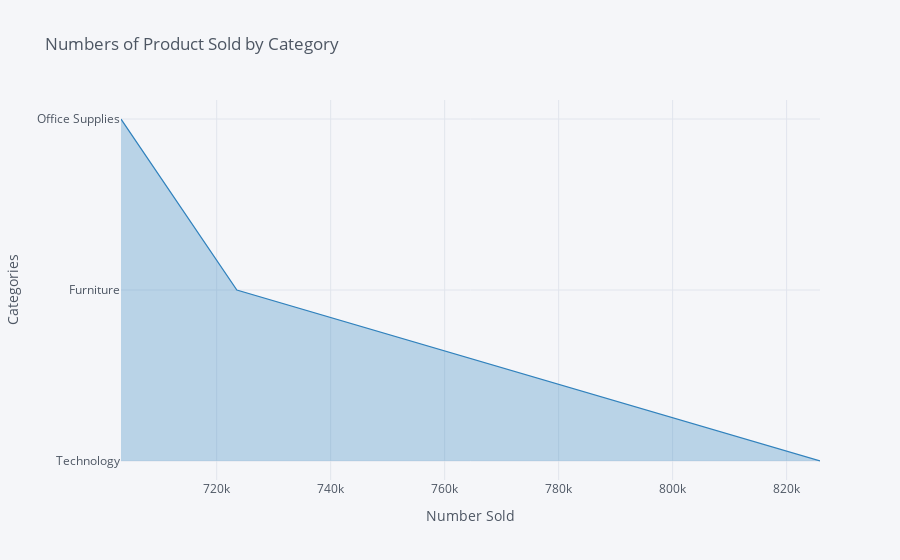

Notebook code cell kept with this figure:
### Code cell
cat_sales.iplot(kind='scatter', x= 'Sales', y ='Category',
                xTitle='Number Sold',yTitle='Categories',title='Numbers of Product Sold by Category',
                         colorscale='-blues',fill=True)

### Figure 1 — Plotly figure (JSON) as saved in the notebook; plotly's stock layout.template omitted (floating-point values rounded to 4 significant figures)
{"data": [{"fill": "tozeroy", "fillcolor": "rgba(49, 130, 189, 0.3)", "line": {"color": "rgba(49, 130, 189, 1.0)", "dash": "solid", "shape": "linear", "width": 1.3}, "mode": "lines", "name": "Category", "text": "", "type": "scatter", "x": [825900.0, 723500.0, 703200.0], "y": ["Technology", "Furniture", "Office Supplies"]}], "layout": {"legend": {"bgcolor": "#F5F6F9", "font": {"color": "#4D5663"}}, "paper_bgcolor": "#F5F6F9", "plot_bgcolor": "#F5F6F9", "title": {"font": {"color": "#4D5663"}, "text": "Numbers of Product Sold by Category"}, "xaxis": {"gridcolor": "#E1E5ED", "showgrid": true, "tickfont": {"color": "#4D5663"}, "title": {"font": {"color": "#4D5663"}, "text": "Number Sold"}, "zerolinecolor": "#E1E5ED"}, "yaxis": {"gridcolor": "#E1E5ED", "showgrid": true, "tickfont": {"color": "#4D5663"}, "title": {"font": {"color": "#4D5663"}, "text": "Categories"}, "zerolinecolor": "#E1E5ED"}}}
